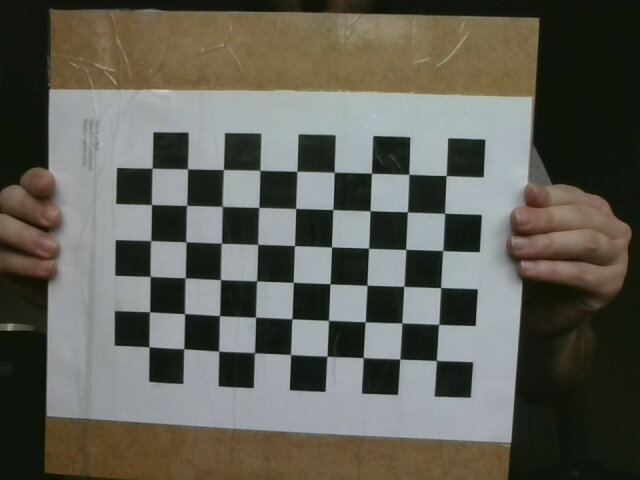
#> input picture raw/2023-04-30-084841_1.jpg, 640 x 480 px; its folder holds only this picture in this run
$ python calibrate.py
#> lines starting #> are read from the running program, lines starting #| are printed output that depends on the picture; after the words box and inside, x2 and y2 are one past the last pixel; in counts of white or black regions, pixels touching at a corner belong together
import cv2
import numpy as np
import pickle
import glob

def cam_calibrate(images, cam_calib):

    # termination criteria
    criteria = (cv2.TERM_CRITERIA_EPS + cv2.TERM_CRITERIA_MAX_ITER, 30, 0.001)

    # prepare object points, like (0,0,0), (1,0,0), (2,0,0) ....,(6,5,0)
    pts = np.zeros((6 * 9, 3), np.float32)
    pts[:, :2] = np.mgrid[0:9, 0:6].T.reshape(-1, 2)

    # capture calibration frames
    obj_points = []  # 3d point in real world space
    img_points = []  # 2d points in image plane.
    frames = []
    for fname in images:
        frame = cv2.imread(fname)
#> frame is the input picture: shape (480, 640, 3); mean B, G, R 85.8, 94.7, 95.4
        ret = frame is not None
#> ret = True

        if not ret:
            print("Calibrating camera...")
            cv2.destroyAllWindows()
            break

        frame_copy = frame.copy()

        corners = []
        gray = cv2.cvtColor(frame, cv2.COLOR_BGR2GRAY)
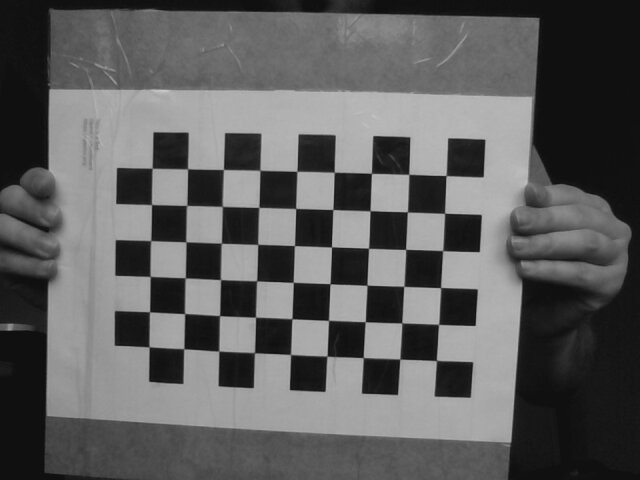
#> gray: shape (480, 640); min 10, max 200, mean 93.9
        retc, corners = cv2.findChessboardCorners(gray, (9, 6), None)
#> retc = True; corners = 54 rows, first 8: [436.5, 360.5], [399.7, 359.2], [363.3, 357.5], [327, 356], [290.5, 354.4], [254.5, 352.5], [218.8, 351], [183.9, 348.7]
        if retc:
            cv2.cornerSubPix(gray, corners, (11, 11), (-1, -1), criteria)
            # Draw and display the corners
            cv2.drawChessboardCorners(frame_copy, (9, 6), corners, ret)
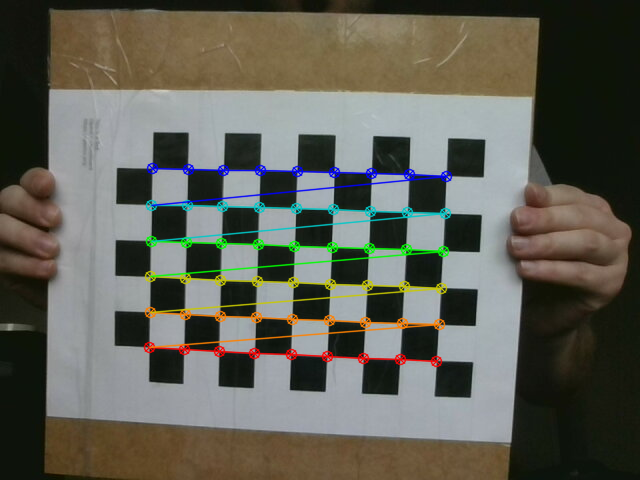
#> frame_copy: shape (480, 640, 3); 4.48% of pixels changed, all inside (x1, y1, x2, y2) = (143, 162, 453, 368)

            cv2.imshow('points', frame_copy)
            # s to save, c to continue, q to quit
            if cv2.waitKey(0) & 0xFF == ord('s'):
#> (key q is pressed here)
                img_points.append(corners)
                obj_points.append(pts)
                frames.append(frame)
                cv2.imwrite('./results/' + fname.split('_')[1], frame_copy)
            elif cv2.waitKey(0) & 0xFF == ord('c'):
#> (key q is pressed here)
                continue
            elif cv2.waitKey(0) & 0xFF == ord('q'):
#> (key q is pressed here)
                print("Calibrating camera...")
                cv2.destroyAllWindows()
                break
        else:
            cv2.imwrite('./results/' + fname.split('_')[1], frame_copy)

    # compute calibration matrices

#> (the run stopped early here; a loop or call above may not have finished)

$ run again, on raw/2023-04-30-084841_13.jpg
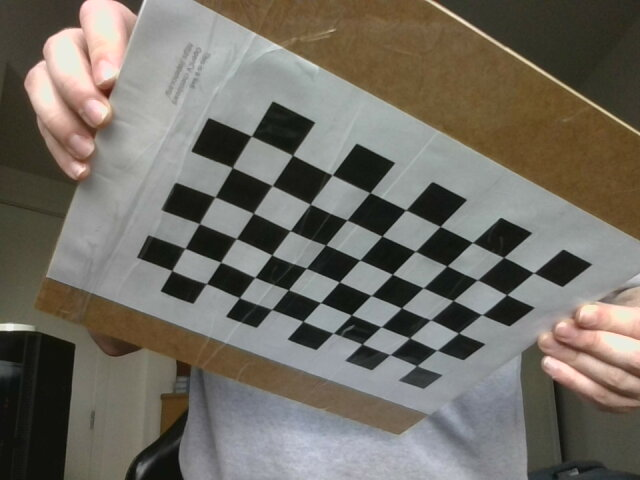
#> input picture raw/2023-04-30-084841_13.jpg, 640 x 480 px
#> in cam_calibrate, frame is the input picture: shape (480, 640, 3); mean B, G, R 99.9, 108.9, 113.4
#> ret = True
#> in cam_calibrate, `gray = cv2.cvtColor(frame, cv2.COLOR_BGR2GRAY)`:
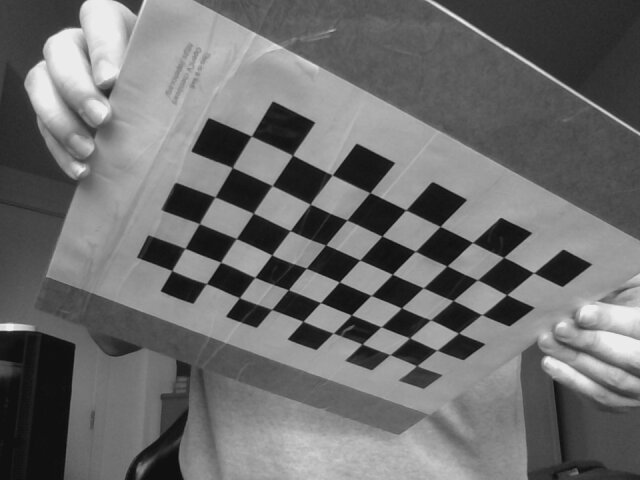
#> gray: shape (480, 640); min 6, max 245, mean 109.2
#> corners = 54 rows, first 8: [416.5, 365.6], [389.8, 354.5], [362, 344.1], [333.2, 333], [302.7, 321.4], [271.7, 309.4], [239.5, 297.6], [206.6, 283.6]
#> in cam_calibrate, `cv2.drawChessboardCorners(frame_copy, (9, 6), corners, ret)`:
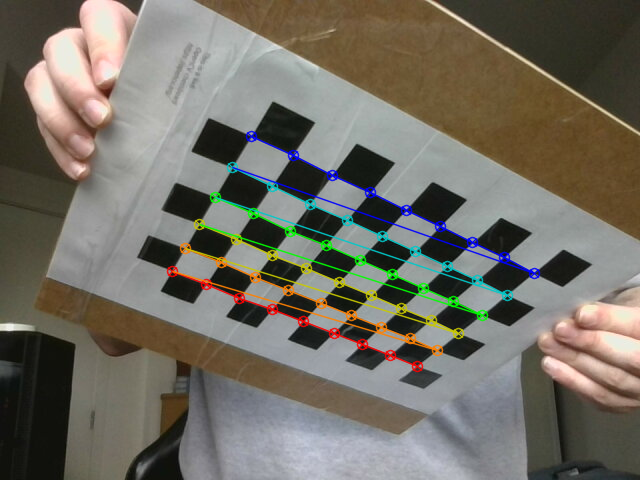
#> frame_copy: shape (480, 640, 3); 4.26% of pixels changed, all inside (x1, y1, x2, y2) = (166, 130, 541, 373)

$ run again, on raw/2023-04-30-084841_14.jpg
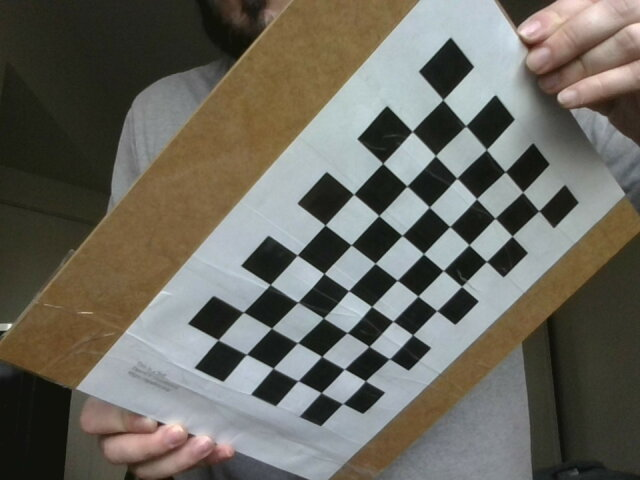
#> input picture raw/2023-04-30-084841_14.jpg, 640 x 480 px
#> in cam_calibrate, frame is the input picture: shape (480, 640, 3); mean B, G, R 94.6, 103.6, 105.7
#> ret = True
#> in cam_calibrate, `gray = cv2.cvtColor(frame, cv2.COLOR_BGR2GRAY)`:
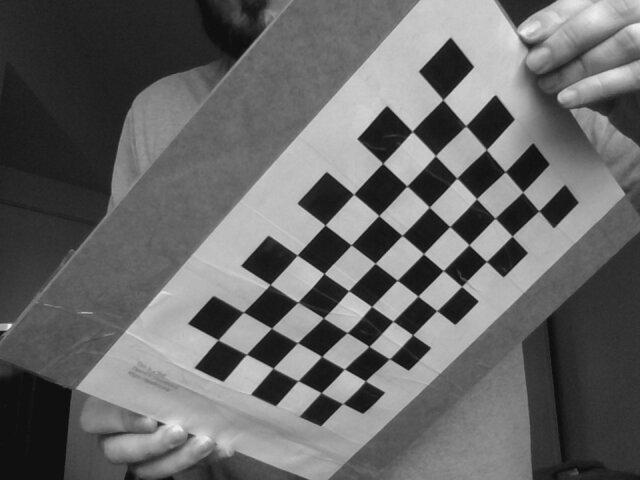
#> gray: shape (480, 640); min 10, max 245, mean 103.2
#> corners = 54 rows, first 8: [538.7, 210.7], [512.1, 236.2], [486.4, 261.5], [461.5, 286.4], [436.5, 310.7], [412.4, 334.7], [389.3, 358.6], [365.3, 380.8]
#> in cam_calibrate, `cv2.drawChessboardCorners(frame_copy, (9, 6), corners, ret)`:
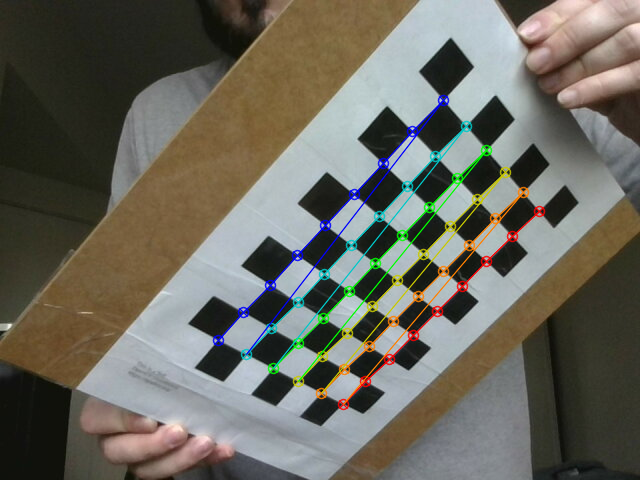
#> frame_copy: shape (480, 640, 3); 3.83% of pixels changed, all inside (x1, y1, x2, y2) = (212, 94, 546, 411)

$ run again, on raw/2023-04-30-084841_15.jpg
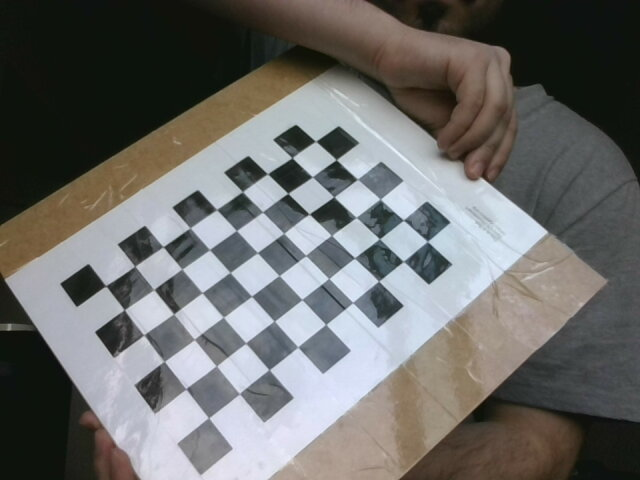
#> input picture raw/2023-04-30-084841_15.jpg, 640 x 480 px
#> in cam_calibrate, frame is the input picture: shape (480, 640, 3); mean B, G, R 105, 107, 107
#> ret = True
#> in cam_calibrate, `gray = cv2.cvtColor(frame, cv2.COLOR_BGR2GRAY)`:
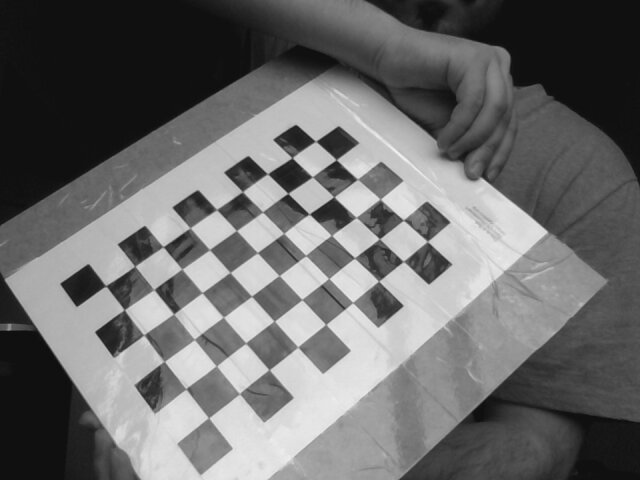
#> gray: shape (480, 640); min 9, max 245, mean 106.8
#> corners = 54 rows, first 8: [105.9, 285.9], [134.9, 266.3], [163.3, 246.7], [190.3, 228.1], [216.7, 209.6], [242.6, 192], [267.7, 173.9], [292.2, 157.8]
#> in cam_calibrate, `cv2.drawChessboardCorners(frame_copy, (9, 6), corners, ret)`:
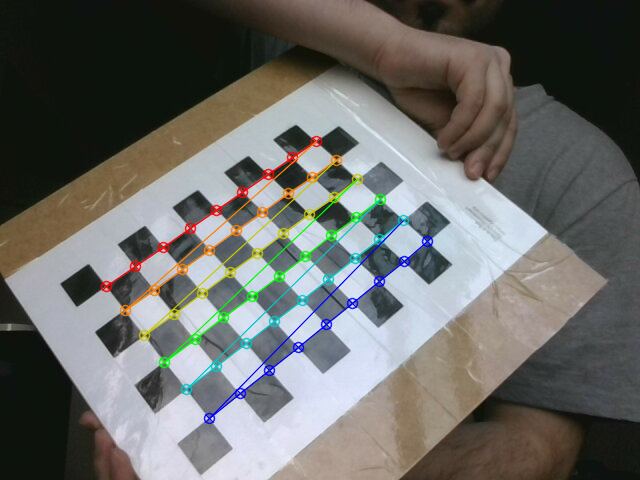
#> frame_copy: shape (480, 640, 3); 3.62% of pixels changed, all inside (x1, y1, x2, y2) = (100, 135, 434, 425)

$ run again, on raw/2023-04-30-084841_10.jpg
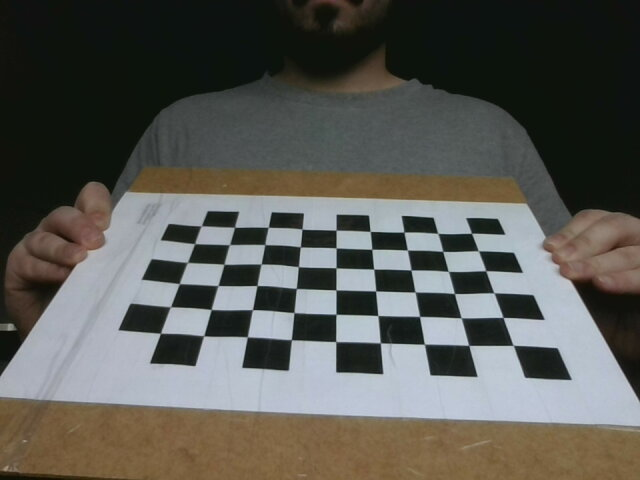
#> input picture raw/2023-04-30-084841_10.jpg, 640 x 480 px
#> in cam_calibrate, frame is the input picture: shape (480, 640, 3); mean B, G, R 83.9, 89.3, 89.5
#> ret = True
#> in cam_calibrate, `gray = cv2.cvtColor(frame, cv2.COLOR_BGR2GRAY)`:
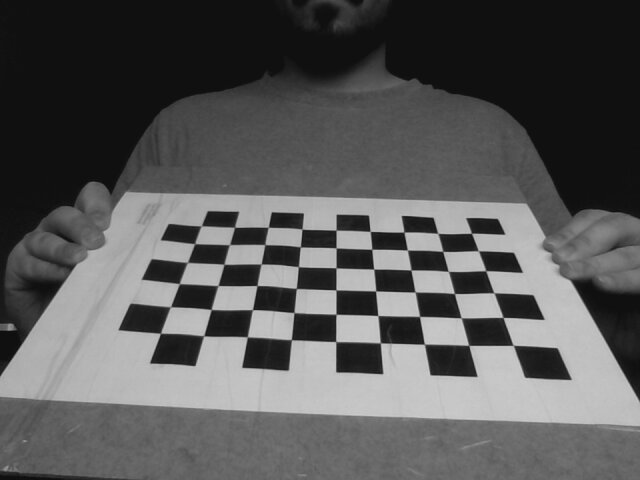
#> gray: shape (480, 640); min 9, max 209, mean 88.7
#> corners = 54 rows, first 8: [513.3, 345.3], [468.8, 345.4], [424.4, 344.1], [380.4, 342.8], [335.7, 341.5], [291.4, 339.5], [247.3, 336.8], [203.8, 335.7]
#> in cam_calibrate, `cv2.drawChessboardCorners(frame_copy, (9, 6), corners, ret)`:
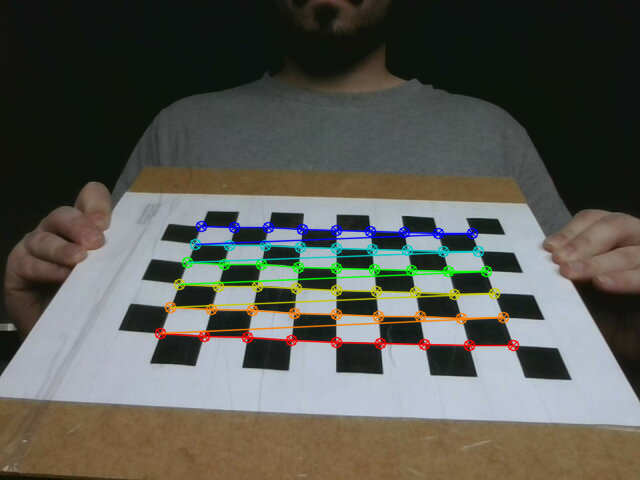
#> frame_copy: shape (480, 640, 3); 4.44% of pixels changed, all inside (x1, y1, x2, y2) = (154, 220, 520, 352)
